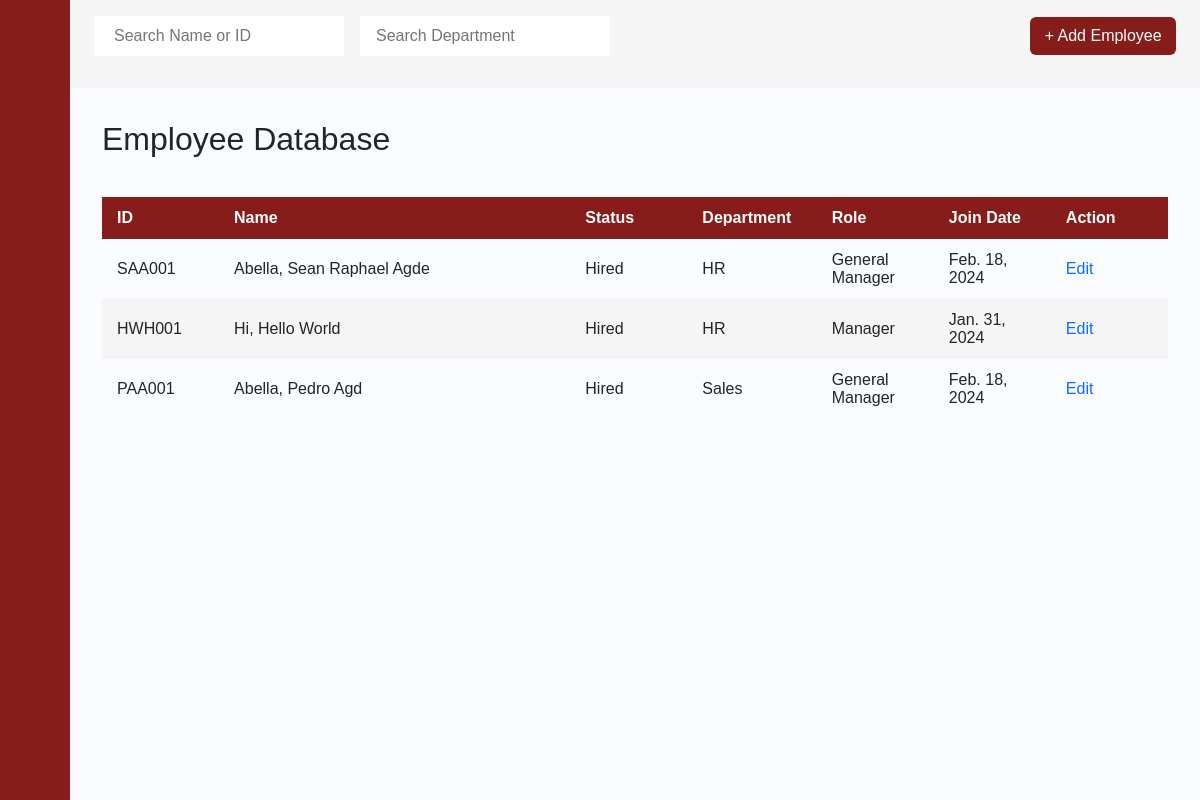
Page /employee_database on the earlier database version.
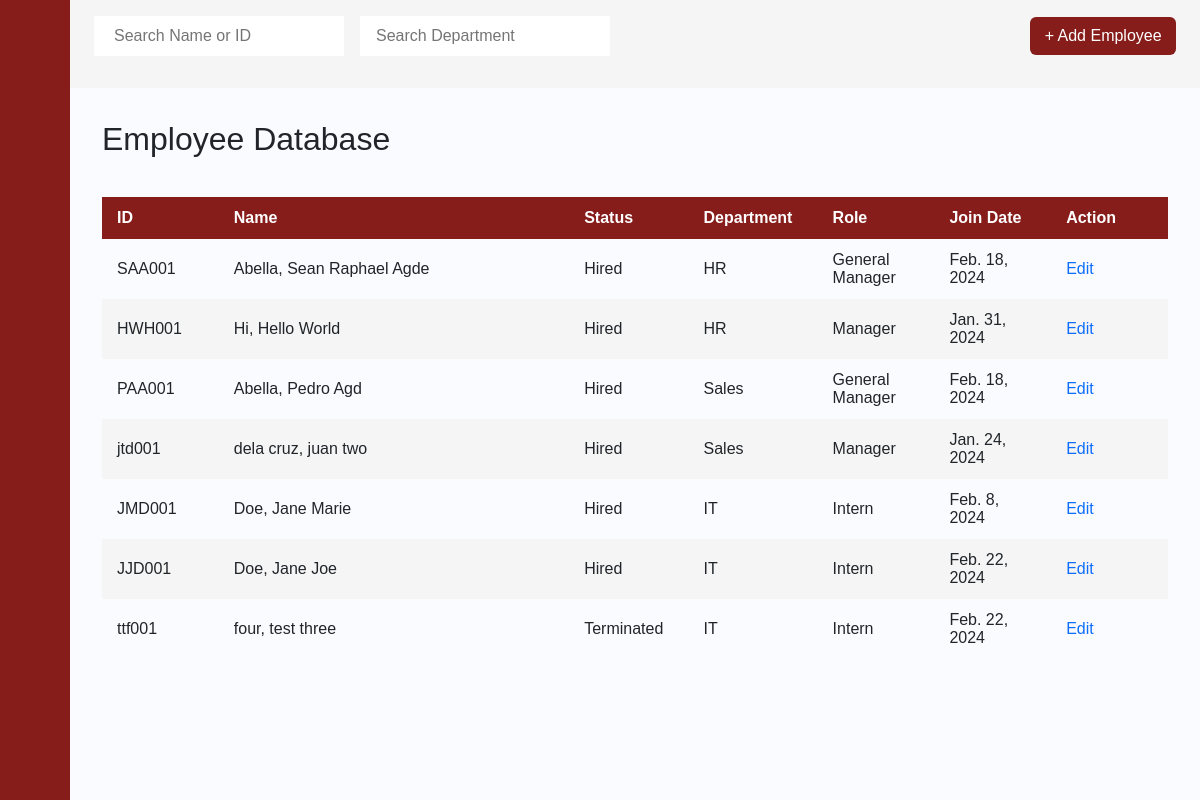
Same page on the later database version.
### payrollapp/models.py (models this page shows, shortened)
class Employee(models.Model):
    Last_name = models.CharField(max_length=255)
    First_name = models.CharField(max_length=255)
    Middle_name = models.CharField(max_length=255)
    id_number = models.CharField(max_length=6, primary_key=True)
    Status  = models.CharField(max_length=255)
    Department  = models.CharField(max_length=255)
    Role   = models.CharField(max_length=255)
    Join_Date = models.DateField(blank=True, null=True)
    Phone_Number = models.IntegerField()
    Email = models.CharField(max_length=255)
    BankNumber = models.IntegerField()
    Salary   = models.FloatField()

### payrollapp/views.py (the view)
# urls.py: path('employee_database', views.employee_database, name='employee_database'),
def employee_database(request):
    a = Employee.objects.all()
    return render(request, 'payrollapp/employee_database.html', {'a':a})

### payrollapp/templates/payrollapp/employee_database.html (shortened to what this page needs)
{% extends 'payrollapp/base.html' %}
{% load static %}
{% block content %}
<div class="main">
    <div class="dashboard-navbar">
        <form action="#">
          <div class="nav-search">
            <input type="text" class="search-query mr-3" placeholder="Search Name or ID" onkeyup="searchName()" id="eName">
            <input type="text" class="search-query px-3" id="eDepa" placeholder="Search Department" onkeyup="searchDepartment()">
          </div>
        </form>
        <div class="navbar-content">
            <ul class="main-nav">
                <div class="nav-search">
                    <a href="{% url 'add_employee' %}" class="btn">+ Add Employee</a>
                </div>
            </ul>
        </div>
    </div>
    <div class="content">
        <h2>Employee Database</h2>
        <div style="overflow-x:auto;">
            <table id="posts">
                <thead>
                    <tr>
                        <th style="width:10%">ID</th>
                        <th style="width:30%">Name</th>
                        <th style="width:10%">Status</th>
                        <th style="width:10%">Department</th>
                        <th style="width:10%">Role</th>
                        <th style="width:10%">Join Date</th>
                        <th style="width:10%">Action</th>
                    </tr>
                </thead>
                <tbody>
                {% for b in a %}
                    <tr>
                        <td> {{ b.id_number }} </td>
                        <td> {{ b.Last_name }}, {{ b.First_name }} {{ b.Middle_name }}</td>
                        <td> {{ b.Status }} </td>
                        <td> {{ b.Department }} </td>
                        <td> {{ b.Role }} </td>
                        <td> {{ b.Join_Date }} </td>
                        <td> <a href="{% url 'employee_info' EID=b.pk %}">Edit</a> </td>
                    </tr>
                {% endfor %}
                </tbody>
            </table>
        </div>
    </div>
</div>
{% endblock %}

### payrollapp/templates/payrollapp/base.html (shortened to what this page needs)
{% load static %}
<html>
<head>
    <link rel="stylesheet" href="https://cdn.jsdelivr.net/npm/bootstrap@4.0.0/dist/css/bootstrap.min.css">
    <link href="https://cdn.lineicons.com/4.0/lineicons.css" rel="stylesheet" />
    <link href="https://cdn.jsdelivr.net/npm/bootstrap@5.3.0-alpha3/dist/css/bootstrap.min.css" rel="stylesheet"
>
    <link rel="stylesheet" href="{% static '/bootstrap/css/style.css' %}">
    <link rel="stylesheet" href="https://fonts.cdnfonts.com/css/product-sans">
</head>
<body>
    <div class="wrapper">
        <aside id="sidebar">
            <div class="d-flex">
                <button class="toggle-btn" type="button">
                </button>
            </div>
            <ul class="sidebar-nav">
                <li class="sidebar-item">
                    <a href="{% url 'dashboard' %}" class="sidebar-link">
                    </a>
                </li>
                <li class="sidebar-item">
                    <a href="#" class="sidebar-link collapsed has-dropdown" data-bs-toggle="collapse"
                        data-bs-target="#payroll" aria-expanded="false" aria-controls="payroll">
                    </a>
                </li>
                <li class="sidebar-item">
                    <a href="#" class="sidebar-link collapsed has-dropdown" data-bs-toggle="collapse"
                        data-bs-target="#employees" aria-expanded="false" aria-controls="employees">
                    </a>
                </li>
            </ul>
            <div class="sidebar-footer">
                <a href="#" class="sidebar-link">
                </a>
            </div>
        </aside>
        <div class="main">
            {% block content %}
            {% endblock %}
        </div>
    </div>
</body>
</html>

Differences in the rows shown:
added Employee: id_number "jtd001", Last_name "dela cruz", First_name "juan", Middle_name "two", Status "Hired", Department "Sales", Role "Manager", Join_Date "Jan. 24, 2024"
added Employee: id_number "JMD001", Last_name "Doe", First_name "Jane", Middle_name "Marie", Status "Hired", Department "IT", Role "Intern", Join_Date "Feb. 8, 2024"
added Employee: id_number "JJD001", Last_name "Doe", First_name "Jane", Middle_name "Joe", Status "Hired", Department "IT", Role "Intern", Join_Date "Feb. 22, 2024"
added Employee: id_number "ttf001", Last_name "four", First_name "test", Middle_name "three", Status "Terminated", Department "IT", Role "Intern", Join_Date "Feb. 22, 2024"
